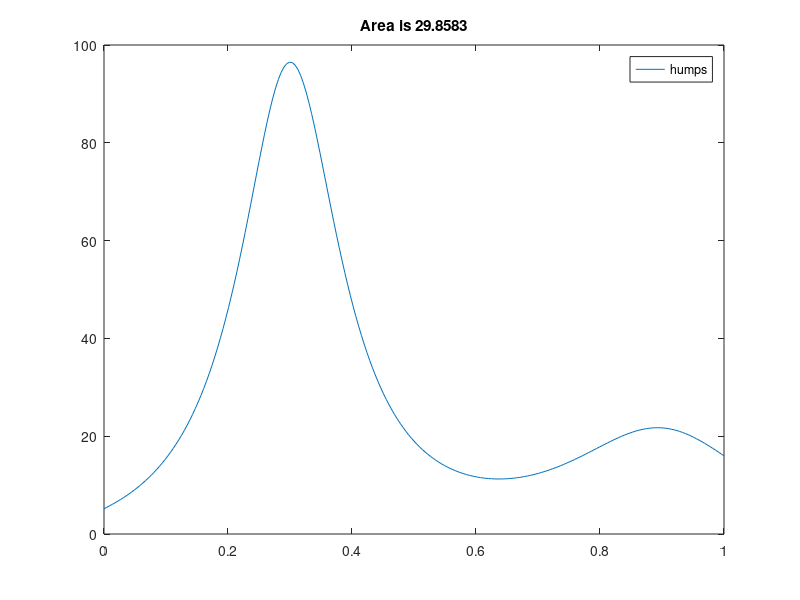

MATLAB code to generate this figure:
%QUADDEMO Demonstrate adaptive numerical quadrature.



%	Copyright (c) 1984-94 by The MathWorks, Inc.



echo on

clc

%   Quadrature is a technique used to numerically evaluate

%   integrals, i.e. to calculate definite integrals. In MATLAB

%   a function called QUAD implements quadrature using a

%   recursive adaptive Simpson's rule.



%   Consider a function called HUMPS(x) that we've defined in 

%   an M-file on disk,



type humps

pause   % Strike any key to continue.



%   Let's plot this function on the interval from 0 to 1,



fplot('humps',[0,1]')

title('Plot of the function HUMPS(x)'), pause

clc

%   To integrate this function over the interval  0 < x < 1  we

%   invoke QUAD:



% Q = quad('humps',0,1)



pause   % Strike any key to start plot of iterations.

clc



%   QUAD returns the area under the function.

Q = quad('humps',0,1,1e-3,1);

title(['Area is ',num2str(Q)]),

Q



echo off

disp('End')
